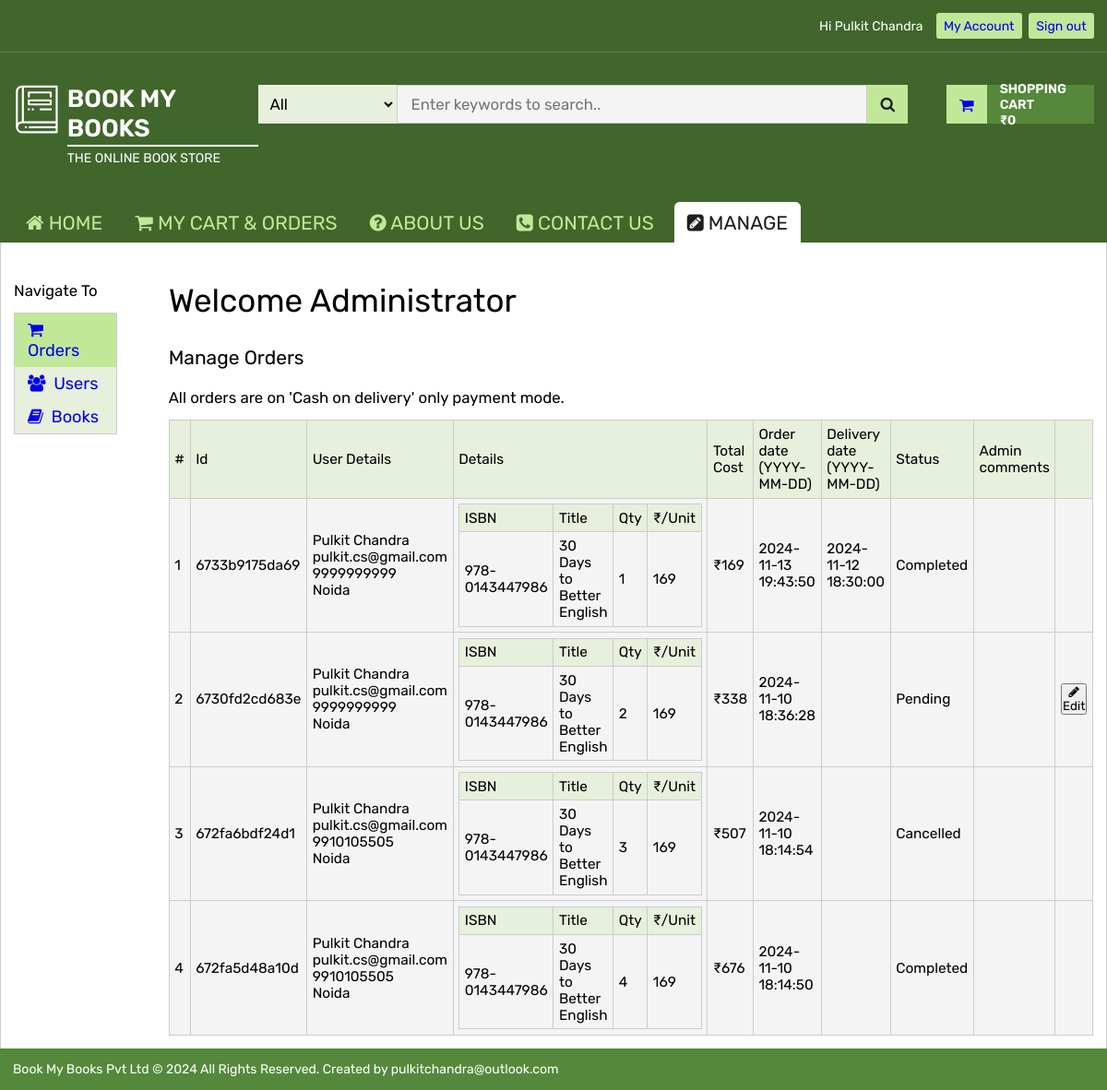
The app's page /manage.php (signed in) with its own data.
### tables this page shows
CREATE TABLE IF NOT EXISTS `orders` (
  `id` varchar(50) NOT NULL,
  `user` varchar(50) NOT NULL,
  `address` varchar(50) NOT NULL,
  `mobile` varchar(50) NOT NULL,
  `details` longtext NOT NULL,
  `status` enum('0','1','2','3') NOT NULL DEFAULT '0' COMMENT '0 = pending\r\n1 = Processing\r\n2 = Complete\r\n3 = Cancelled\r\n',
  `cost` int(11) NOT NULL,
  `order_date` timestamp NOT NULL DEFAULT current_timestamp() ON UPDATE current_timestamp(),
  `delivery_date` timestamp NULL DEFAULT NULL,
  `admin_comments` varchar(50) NOT NULL DEFAULT ''
);

### classes/Database.php (called while the page is built, shortened)
<?php
  require_once(__DIR__."/Configuration.php");
  class Database {
    private $conn;
    function __construct($appConfig) {
      $configurations = new Configuration($appConfig);
      $url = $configurations->getKey('url');
      $database = $configurations->getKey('database');
      $username = $configurations->getKey('username');
      $password = $configurations->getKey('password');
    }
    function init($url, $dbName, $username, $password) {
      try {
        $this->conn = new PDO("mysql:host=$url;dbname=$dbName", $username, $password);
        $this->conn->setAttribute(PDO::ATTR_ERRMODE, PDO::ERRMODE_EXCEPTION);
      }
      catch (PDOException $e) {
        echo "Connection failed: " . $e->getMessage();
      }
    }
    function executeSQL($sql) {
      try {
        $stmt = $this->conn->prepare($sql);
        $stmt->execute();
        $stmt->setFetchMode(PDO::FETCH_ASSOC);
        return $stmt->fetchAll();
      }
      catch(PDOException $e) {
        echo "Unable to execute query". $e->getMessage();
      }
    }
    function adminGetOrders() {
      $sql = "select * from orders ORDER BY order_date DESC";
      $result = $this->executeSQL($sql);
      return $result;
    }
  }
?>

### classes/Configuration.php (called while the page is built, shortened)
<?php
  class Configuration {
    private $keys;
    function __construct($configs) {
      $this->keys = $configs;
    }
    public function getKey($keyName) {
      return $this->keys[$keyName] ? $this->keys[$keyName] : getenv($keyName);
    }
  }
?>

### manage-orders.php (the view, shortened to what this page needs)
<?php
  require_once("./configs/app-config.php");
  require_once("./classes/Database.php");
  $db = new Database($appConfig);
  function ordersView($db) {
    $result = $db -> adminGetOrders();
    $count = sizeof($result);
    if($count === 0) return "<p>No Orders Found!</p>";
    else {
      $str = "
      <table class='table' border='0' cellspacing='0' cellpadding='0'>
        <thead>
          <tr>
            <th>#</th>
            <th>Id</th>
            <th>User Details</th>
            <th>Details</th>
            <th>Total Cost</th>
            <th>Order date (YYYY-MM-DD)</th>
            <th>Delivery date (YYYY-MM-DD)</th>
            <th>Status</th>
            <th>Admin comments</th>
            <th></th>
          </tr>
        </thead>
      <tbody>";
      for($i = 0; $i < $count; $i++) {
        $id = $result[$i]['id'];
        $user = $result[$i]['user'];
        $address = $result[$i]['address'];
        $mobile = $result[$i]['mobile'];
        $details = $result[$i]['details'];
        $cost = $result[$i]['cost'];
        $order_date = $result[$i]['order_date'];
        $delivery_date = $result[$i]['delivery_date'];
        $statusKey = $result[$i]['status'];
        $admin_comments = $result[$i]['admin_comments'];
        $serialNo = $i + 1;
        $status = '';
        switch($statusKey) {
          case '0':
            $status = 'Pending';
            break;
          case '2':
            $status = 'Completed';
            break;
          case '3':
            $status = 'Cancelled';
            break;
        }
        $cart = json_decode($details);
        $cartData = "<table class='table' border='0' cellspacing='0' cellpadding='0'>
          <thead>
            <tr>
              <th>ISBN</th>
              <th>Title</th>
              <th>Qty</th>
              <th>₹/Unit</th>
            </tr>
          </thead>
          <tbody>";
        $keys = array_keys(get_object_vars($cart));
        for($n = 0; $n < sizeof($keys); $n++) {
          $isbn = $keys[$n];
          $title = $cart->$isbn->title;
          $quantity = $cart->$isbn->quantity;
          $price = $cart->$isbn->price;
          $cartData.="<tr><td>".$isbn."</td><td>".$title."</td><td>".$quantity."</td><td>".$price."</td></tr>";
        }
        $cartData.= "</tbody></table>";
        $button = null;
        if($statusKey === '1' || $statusKey === '0') {
          $button = "<button type='button' class='edit-link' onclick='openDialog(event, `".$id."`, `".$statusKey."`, `".$delivery_date."`)'><i class='fa fa-pencil' aria-hidden='true'></i> Edit</button>";
        }
        $str.="
          <tr>
            <td>".$serialNo."</td>
            <td>".$id."</td>
            <td>
              <p>".$_SESSION['name']."</p>
              <p>".$user."</p>
              <p>".$mobile."</p>
              <p>".$address."</p>
            </td>
            <td>".$cartData."</td>
            <td>₹".$cost."</td>
            <td>".$order_date."</td>
            <td>".$delivery_date."</td>
            <td>".$status."</td>
            <td>".$admin_comments."</td>
            <td>".$button."</td>
          </tr>";
      };
      $str .= "</tbody></table>";
    }
    return $str;
  }
?>
<div>
  <section>
    <h3 style="margin-bottom: 1rem; font-size: 1.2rem; font-weight: 400">All orders are on 'Cash on delivery' only payment mode.</h3>
    <?php
      echo ordersView($db);
    ?>
  </section>
</div>

### static/css/global.css (style rules this page uses)
:root { --white: #fff; --bg-highlight-color: #55883B; --bg-light-highlight: #C1E899; --background-color: #f2f3f7; --background-white-smoke: #f4f4f4; --background-gray-bg: rgba(255, 255, 255, .15); --background-dark-gray-bg: rgba(0, 0, 0, .25); --background-gray: #cccccc; --background-white-smoke: #f4f4f4; --background-cream: #E6F0DC; --bg-red: #ee3124; --color-black: #1e1e1e; --color-1xlight-black: #333333; --color-2xlight-black: #666666; --color-3xlight-black: #999999; --font-1x: 1rem/1.4rem; }
:root { height: 100%; font-size: 14px; font-family: "Rubik"; }
* { padding: 0; margin: 0; font-family: "Rubik"; }
body { background-color: var(--background-white-smoke); height: 100%; }
.table { border-collapse: collapse; }
.table thead { border-collapse: collapse; font-size: 1.1rem; font-weight: 400; background-color: var(--background-cream); }
.table tbody { border-collapse: collapse; font-size: 1.1rem; }
.table thead th { border-collapse: collapse; text-align: left; padding: .4rem; font-weight: inherit; font-size: inherit; border: solid thin var(--background-gray); }
.table td { border-collapse: collapse; text-align: left; padding: .4rem; font-weight: inherit; font-size: inherit; border: solid thin var(--background-gray); }
.table tbody tr { background-color: var(--background-white-smoke); }
.table .edit-link { text-decoration: none; }

### manage-orders.php (style rules this page uses)
.table .table thead tr { background-color: var(--background-cream) !important; }

### records on screen
orders: id "6733b9175da69", user "pulkit.cs@gmail.com", mobile "9999999999", address "Noida", cost "169", order_date "2024-11-13 19:43:50", delivery_date "2024-11-12 18:30:00", status "Completed"
orders: id "6730fd2cd683e", user "pulkit.cs@gmail.com", mobile "9999999999", address "Noida", cost "338", order_date "2024-11-10 18:36:28", status "Pending"
orders: id "672fa6bdf24d1", user "pulkit.cs@gmail.com", mobile "9910105505", address "Noida", cost "507", order_date "2024-11-10 18:14:54", status "Cancelled"
orders: id "672fa5d48a10d", user "pulkit.cs@gmail.com", mobile "9910105505", address "Noida", cost "676", order_date "2024-11-10 18:14:50", status "Completed"

### other values on screen
$_SESSION['name'] "Pulkit Chandra"
$topics["default"] "Orders"
$serialNo "1 2 3 4"
$_SESSION['name'] "Pulkit Chandra Pulkit Chandra Pulkit Chandra Pulkit Chandra"
$isbn "978-0143447986"
$title "30 Days to Better English"
$quantity "1"
$price "169"
$quantity "2"
$quantity "3"
$quantity "4"
